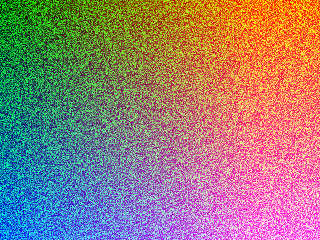
Frame 1 (no input)
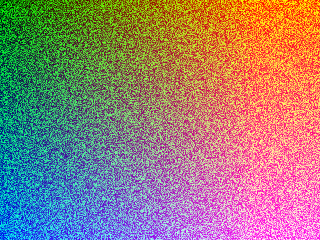
Frame 2 (the mouse pressed at the canvas centre, redrawn once)

The p5.js sketch that drew these frames (run headless with seeded random() and noise() and a simulated clock; the mouse was pressed at the canvas centre and the sketch redrawn once):

// p5.js sketch
// ── sketch.js
// pixels on screen start with row (y) 0 and column (x) 0
// pixels in the pixel array are all in 1 dimension
// [0] = pixel 1 red
// [1] = pixel 1 green
// [2] = pixel 1 blue
// [3] = pixel 1 alpha

// pixel on the screen = x + (y * width)
// pixel color values in the pixel array = (x + (y * width)) * 4
// canvas of pixels 6 wide, 5 high
// to get array location of pixel (4,2)
// pixel number = 4 + (2 * 6) = 16
// pixel array index for color values  = (4 + 2 * 6) * 4 = 64
// 
function setup() {
  createCanvas(320, 240);
  // for dealing with high def displays
  pixelDensity(1);
}

function draw() {
  background(51);

  loadPixels();
  for (var y = 0; y < height; y++){
    for(var x = 0; x < width; x++){
      var index = (x + y * width)*4;
        pixels[index + 0] = x;
        pixels[index + 1] = random(255);
        pixels[index + 2] = y;
        pixels[index + 3] = 255;
    
    }
  }
  updatePixels();
  noLoop();
}
